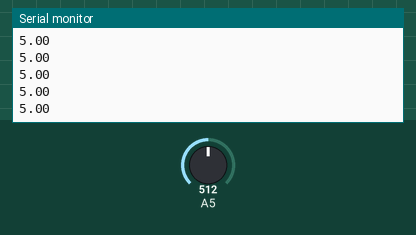
A sketch run on a simulated Arduino Uno, built with avr-gcc and run on an emulated ATmega328P. Shown: the last lines printed to the serial monitor. The test bench sets the inputs (shaded band); at power-on: A5 = 512.

Above: at 1.2 s.
1.3 s: A5 set to 716
At 2.3 s:
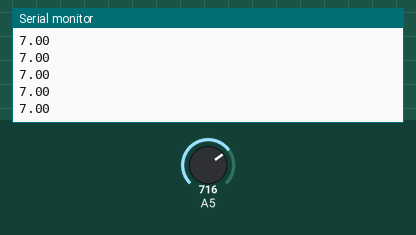
2.8 s: A5 set to 900
At 3.3 s:
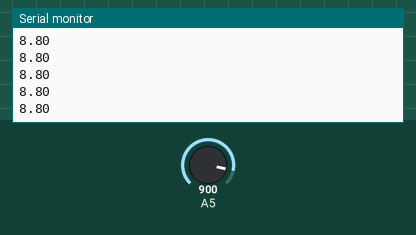
Timing chart, 0 to 5.8 s (numbered marks = the images above; inputs shaded):
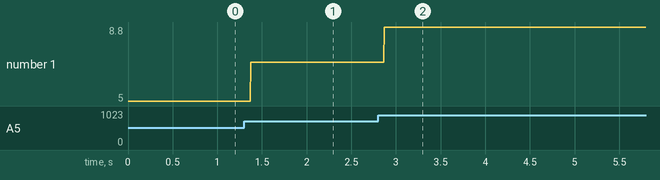

The sketch:

63010870_7-Segment_13.ino
```cpp
void setup()
{
 Serial.begin(9600); // initialize serial communication at 9600 bits per second
}
void loop()
{
 int sensorValue = analogRead(A5); // read the input on analog pin 0
 float voltage = sensorValue * (10 / 1023.0); // Convert the analog reading (0 - 1023 to 0 - 5V)
 Serial.println(voltage); // print out the value
}
```

Measured:
- after the input at 1.3 s, the serial monitor: prints a new line after 0.07 s (image 1)
- after the input at 2.8 s, the serial monitor: prints a new line after 0.07 s (image 2)
- plotted number 1: 5 → 7 after the input at 1.3 s, 7 → 8.8 after the input at 2.8 s
